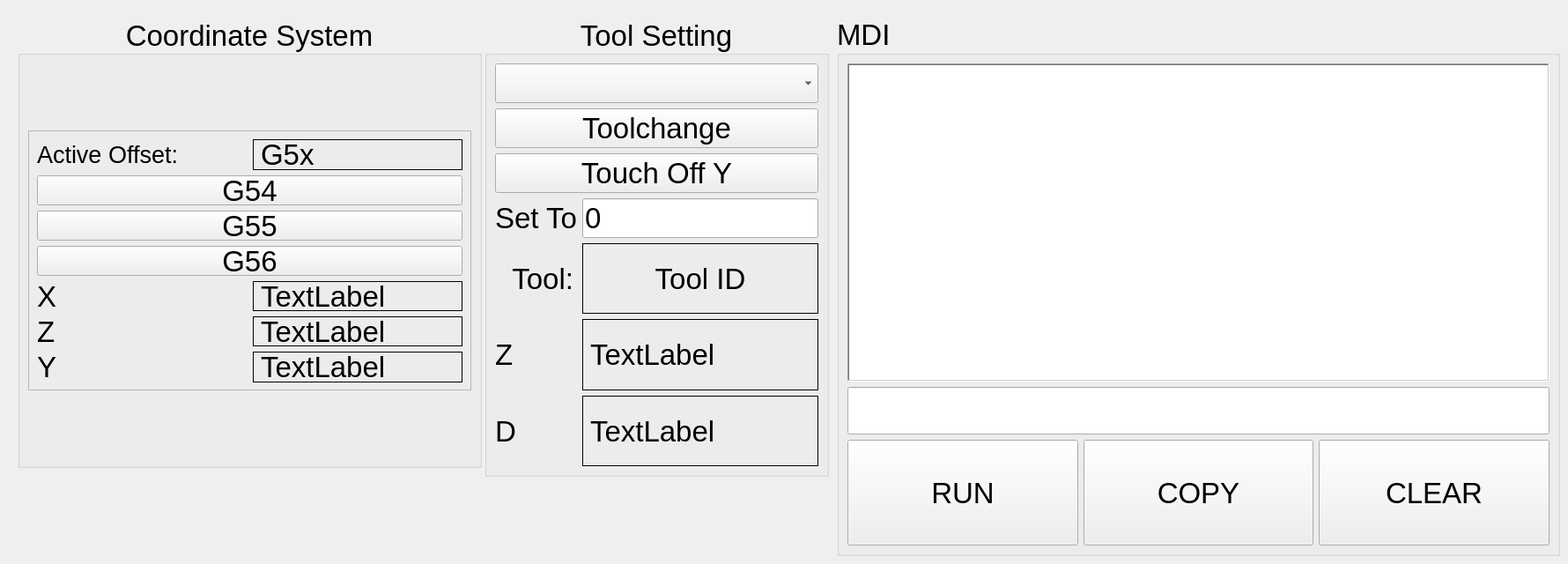
      <widget class="QWidget" name="tab_3">
       <property name="font">
        <font>
         <pointsize>25</pointsize>
        </font>
       </property>
       <attribute name="title">
        <string>MDI</string>
       </attribute>
       <widget class="QGroupBox" name="groupBox_12">
        <property name="geometry">
         <rect>
          <x>550</x>
          <y>20</y>
          <width>391</width>
          <height>521</height>
         </rect>
        </property>
        <property name="title">
         <string>Tool Setting</string>
        </property>
        <property name="alignment">
         <set>Qt::AlignCenter</set>
        </property>
        <layout class="QGridLayout" name="gridLayout_9">
         <item row="0" column="0" colspan="4">
          <widget class="QComboBox" name="tool_change_cb">
           <property name="font">
            <font>
             <pointsize>25</pointsize>
            </font>
           </property>
          </widget>
         </item>
         <item row="2" column="0" colspan="4">
          <widget class="QPushButton" name="tool_touchoff_y">
           <property name="font">
            <font>
             <pointsize>25</pointsize>
            </font>
           </property>
           <property name="text">
            <string>Touch Off Y</string>
           </property>
          </widget>
         </item>
         <item row="8" column="1" colspan="3">
          <widget class="QLabel" name="tool_diameter_lb">
           <property name="frameShape">
            <enum>QFrame::Box</enum>
           </property>
           <property name="text">
            <string>TextLabel</string>
           </property>
           <property name="alignment">
            <set>Qt::AlignLeading|Qt::AlignLeft|Qt::AlignVCenter</set>
           </property>
          </widget>
         </item>
         <item row="4" column="1" colspan="3">
          <widget class="QLineEdit" name="tool_touchoff_le">
           <property name="text">
            <string>0</string>
           </property>
          </widget>
         </item>
         <item row="1" column="0" colspan="4">
          <widget class="QPushButton" name="tool_change_pb">
           <property name="font">
            <font>
             <pointsize>25</pointsize>
            </font>
           </property>
           <property name="toolTip">
            <string/>
           </property>
           <property name="toolTipDuration">
            <number>-1</number>
           </property>
           <property name="text">
            <string>Toolchange</string>
           </property>
          </widget>
         </item>
         <item row="7" column="0">
          <widget class="QLabel" name="label_27">
           <property name="text">
            <string>Z</string>
           </property>
          </widget>
         </item>
         <item row="7" column="1" colspan="3">
          <widget class="QLabel" name="tool_zoffset_lb">
           <property name="frameShape">
            <enum>QFrame::Box</enum>
           </property>
           <property name="text">
            <string>TextLabel</string>
           </property>
           <property name="alignment">
            <set>Qt::AlignLeading|Qt::AlignLeft|Qt::AlignVCenter</set>
           </property>
          </widget>
         </item>
         <item row="4" column="0">
          <widget class="QLabel" name="label_40">
           <property name="text">
            <string>Set To</string>
           </property>
          </widget>
         </item>
         <item row="8" column="0">
          <widget class="QLabel" name="label_29">
           <property name="text">
            <string>D</string>
           </property>
          </widget>
         </item>
         <item row="6" column="0">
          <widget class="QLabel" name="label_15">
           <property name="baseSize">
            <size>
             <width>0</width>
             <height>0</height>
            </size>
           </property>
           <property name="text">
            <string>Tool:</string>
           </property>
           <property name="alignment">
            <set>Qt::AlignRight|Qt::AlignTrailing|Qt::AlignVCenter</set>
           </property>
           <property name="indent">
            <number>4</number>
           </property>
          </widget>
         </item>
         <item row="6" column="1" colspan="3">
          <widget class="QLabel" name="tool_id_lb">
           <property name="font">
            <font>
             <pointsize>25</pointsize>
            </font>
           </property>
           <property name="frameShape">
            <enum>QFrame::Box</enum>
           </property>
           <property name="text">
            <string>Tool ID</string>
           </property>
           <property name="alignment">
            <set>Qt::AlignCenter</set>
           </property>
          </widget>
         </item>
        </layout>
       </widget>
       <widget class="QGroupBox" name="groupBox_13">
        <property name="geometry">
         <rect>
          <x>20</x>
          <y>20</y>
          <width>527</width>
          <height>511</height>
         </rect>
        </property>
        <property name="sizePolicy">
         <sizepolicy hsizetype="Preferred" vsizetype="Minimum">
          <horstretch>0</horstretch>
          <verstretch>0</verstretch>
         </sizepolicy>
        </property>
        <property name="minimumSize">
         <size>
          <width>150</width>
          <height>0</height>
         </size>
        </property>
        <property name="maximumSize">
         <size>
          <width>16777215</width>
          <height>888</height>
         </size>
        </property>
        <property name="title">
         <string>Coordinate System</string>
        </property>
        <property name="alignment">
         <set>Qt::AlignCenter</set>
        </property>
        <layout class="QHBoxLayout" name="horizontalLayout_5">
         <item>
          <widget class="QFrame" name="frame_3">
           <property name="sizePolicy">
            <sizepolicy hsizetype="Preferred" vsizetype="Minimum">
             <horstretch>0</horstretch>
             <verstretch>0</verstretch>
            </sizepolicy>
           </property>
           <property name="maximumSize">
            <size>
             <width>16777215</width>
             <height>295</height>
            </size>
           </property>
           <property name="frameShape">
            <enum>QFrame::StyledPanel</enum>
           </property>
           <property name="frameShadow">
            <enum>QFrame::Plain</enum>
           </property>
           <layout class="QGridLayout" name="gridLayout_10">
            <item row="0" column="1">
             <widget class="QLabel" name="g5x_index_lb">
              <property name="frameShape">
               <enum>QFrame::Box</enum>
              </property>
              <property name="text">
               <string>G5x</string>
              </property>
             </widget>
            </item>
            <item row="3" column="0" colspan="2">
             <widget class="QPushButton" name="mdi_G56">
              <property name="sizePolicy">
               <sizepolicy hsizetype="Minimum" vsizetype="MinimumExpanding">
                <horstretch>0</horstretch>
                <verstretch>0</verstretch>
               </sizepolicy>
              </property>
              <property name="text">
               <string>G56</string>
              </property>
              <property name="function" stdset="0">
               <string>mdi</string>
              </property>
              <property name="command" stdset="0">
               <string>G56</string>
              </property>
             </widget>
            </item>
            <item row="7" column="0">
             <widget class="QLabel" name="label_25">
              <property name="text">
               <string>Y</string>
              </property>
             </widget>
            </item>
            <item row="5" column="0">
             <widget class="QLabel" name="label_24">
              <property name="text">
               <string>X</string>
              </property>
             </widget>
            </item>
            <item row="2" column="0" colspan="2">
             <widget class="QPushButton" name="mdi_G55">
              <property name="sizePolicy">
               <sizepolicy hsizetype="Minimum" vsizetype="MinimumExpanding">
                <horstretch>0</horstretch>
                <verstretch>0</verstretch>
               </sizepolicy>
              </property>
              <property name="text">
               <string>G55</string>
              </property>
              <property name="function" stdset="0">
               <string>mdi</string>
              </property>
              <property name="command" stdset="0">
               <string>G55</string>
              </property>
             </widget>
            </item>
            <item row="5" column="1">
             <widget class="QLabel" name="g5x_lb_x">
              <property name="frameShape">
               <enum>QFrame::Box</enum>
              </property>
              <property name="text">
               <string>TextLabel</string>
              </property>
              <property name="alignment">
               <set>Qt::AlignLeading|Qt::AlignLeft|Qt::AlignVCenter</set>
              </property>
             </widget>
            </item>
            <item row="1" column="0" colspan="2">
             <widget class="QPushButton" name="mdi_G54">
              <property name="sizePolicy">
               <sizepolicy hsizetype="Minimum" vsizetype="MinimumExpanding">
                <horstretch>0</horstretch>
                <verstretch>0</verstretch>
               </sizepolicy>
              </property>
              <property name="text">
               <string>G54</string>
              </property>
              <property name="function" stdset="0">
               <string>mdi</string>
              </property>
              <property name="command" stdset="0">
               <string>G54</string>
              </property>
             </widget>
            </item>
            <item row="0" column="0">
             <widget class="QLabel" name="label_16">
              <property name="font">
               <font>
                <pointsize>20</pointsize>
               </font>
              </property>
              <property name="text">
               <string>Active Offset:</string>
              </property>
             </widget>
            </item>
            <item row="6" column="0">
             <widget class="QLabel" name="label_26">
              <property name="text">
               <string>Z</string>
              </property>
             </widget>
            </item>
            <item row="6" column="1">
             <widget class="QLabel" name="g5x_lb_z">
              <property name="frameShape">
               <enum>QFrame::Box</enum>
              </property>
              <property name="text">
               <string>TextLabel</string>
              </property>
              <property name="alignment">
               <set>Qt::AlignLeading|Qt::AlignLeft|Qt::AlignVCenter</set>
              </property>
             </widget>
            </item>
            <item row="7" column="1">
             <widget class="QLabel" name="g5x_lb_y">
              <property name="frameShape">
               <enum>QFrame::Box</enum>
              </property>
              <property name="text">
               <string>TextLabel</string>
              </property>
              <property name="alignment">
               <set>Qt::AlignLeading|Qt::AlignLeft|Qt::AlignVCenter</set>
              </property>
             </widget>
            </item>
           </layout>
          </widget>
         </item>
        </layout>
       </widget>
       <widget class="QGroupBox" name="groupBox_20">
        <property name="geometry">
         <rect>
          <x>950</x>
          <y>20</y>
          <width>821</width>
          <height>611</height>
         </rect>
        </property>
        <property name="title">
         <string>MDI</string>
        </property>
        <layout class="QGridLayout" name="gridLayout_8">
         <item row="0" column="0" colspan="3">
          <widget class="QListWidget" name="mdi_history_lw">
           <property name="sizePolicy">
            <sizepolicy hsizetype="MinimumExpanding" vsizetype="MinimumExpanding">
             <horstretch>0</horstretch>
             <verstretch>0</verstretch>
            </sizepolicy>
           </property>
           <property name="maximumSize">
            <size>
             <width>16777215</width>
             <height>3333333</height>
            </size>
           </property>
           <property name="font">
            <font>
             <pointsize>20</pointsize>
            </font>
           </property>
           <property name="frameShape">
            <enum>QFrame::WinPanel</enum>
           </property>
          </widget>
         </item>
         <item row="1" column="0" colspan="3">
          <widget class="QLineEdit" name="mdi_command_le">
           <property name="sizePolicy">
            <sizepolicy hsizetype="Minimum" vsizetype="Minimum">
             <horstretch>0</horstretch>
             <verstretch>0</verstretch>
            </sizepolicy>
           </property>
           <property name="minimumSize">
            <size>
             <width>0</width>
             <height>54</height>
            </size>
           </property>
           <property name="font">
            <font>
             <pointsize>20</pointsize>
            </font>
           </property>
           <property name="input" stdset="0">
            <string>nccode</string>
           </property>
          </widget>
         </item>
         <item row="2" column="0">
          <widget class="QPushButton" name="run_mdi_pb">
           <property name="sizePolicy">
            <sizepolicy hsizetype="Minimum" vsizetype="Minimum">
             <horstretch>0</horstretch>
             <verstretch>0</verstretch>
            </sizepolicy>
           </property>
           <property name="minimumSize">
            <size>
             <width>0</width>
             <height>120</height>
            </size>
           </property>
           <property name="text">
            <string>RUN</string>
           </property>
          </widget>
         </item>
         <item row="2" column="1">
          <widget class="QPushButton" name="copy_mdi_history_pb">
           <property name="minimumSize">
            <size>
             <width>0</width>
             <height>120</height>
            </size>
           </property>
           <property name="text">
            <string>COPY</string>
           </property>
          </widget>
         </item>
         <item row="2" column="2">
          <widget class="QPushButton" name="clear_mdi_history_pb">
           <property name="minimumSize">
            <size>
             <width>0</width>
             <height>120</height>
            </size>
           </property>
           <property name="text">
            <string>CLEAR</string>
           </property>
          </widget>
         </item>
        </layout>
       </widget>
      </widget>
